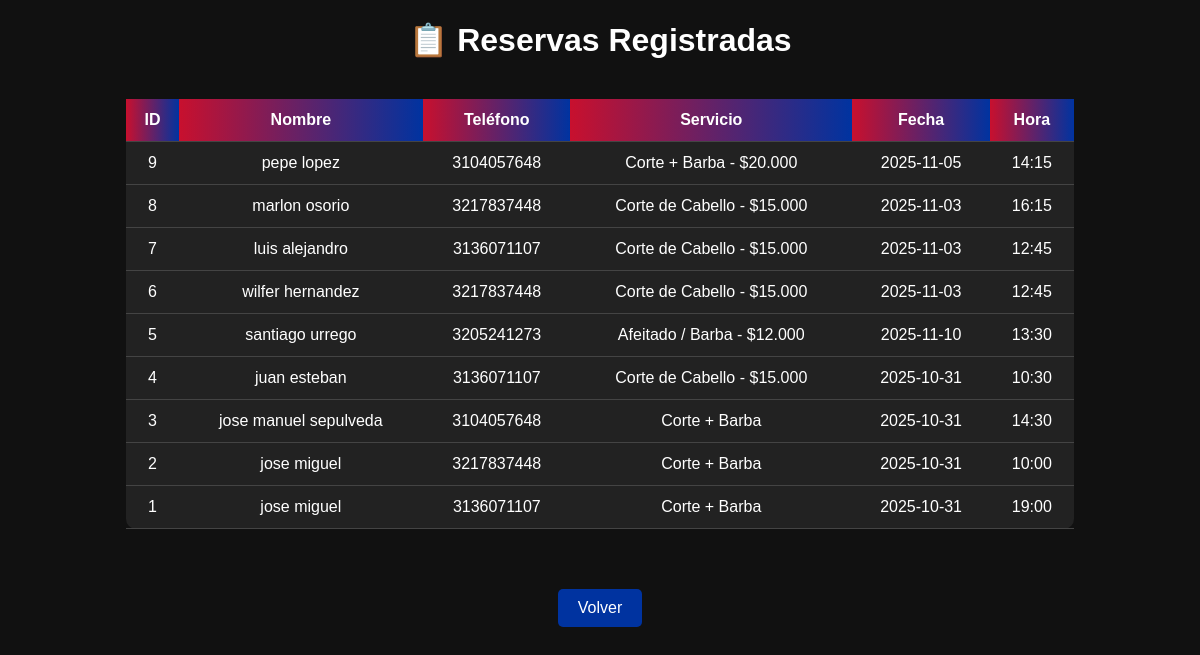
The page /ver_reservas on the database its author committed.
### tables this page shows
CREATE TABLE reservas (
                        id INTEGER PRIMARY KEY AUTOINCREMENT,
                        nombre TEXT NOT NULL,
                        telefono TEXT NOT NULL,
                        servicio TEXT NOT NULL,
                        fecha TEXT NOT NULL,
                        hora TEXT NOT NULL,
                        fecha_creacion TIMESTAMP DEFAULT CURRENT_TIMESTAMP
                    );

### app.py (the view)
@app.route("/ver_reservas")
def ver_reservas():
    conn = get_db_connection()
    cur = conn.cursor()
    cur.execute("SELECT * FROM reservas ORDER BY id DESC")
    reservas = cur.fetchall()
    conn.close()
    return render_template("ver_reservas.html", reservas=reservas)

### app.py (called while the page is built)
def get_db_connection():
    conn = sqlite3.connect("barberia.db")
    conn.row_factory = sqlite3.Row
    return conn

### templates/ver_reservas.html (shortened to what this page needs)
<!DOCTYPE html>
<html lang="es">
<head>
</head>
<body>
    <h1>📋 Reservas Registradas</h1>
    <table>
        <tr>
            <th>ID</th>
            <th>Nombre</th>
            <th>Teléfono</th>
            <th>Servicio</th>
            <th>Fecha</th>
            <th>Hora</th>
        </tr>
        {% for reserva in reservas %}
        <tr>
            <td>{{ reserva['id'] }}</td>
            <td>{{ reserva['nombre'] }}</td>
            <td>{{ reserva['telefono'] }}</td>
            <td>{{ reserva['servicio'] }}</td>
            <td>{{ reserva['fecha'] }}</td>
            <td>{{ reserva['hora'] }}</td>
        </tr>
        {% endfor %}
    </table>
    <a href="/">Volver</a>
</body>
</html>

### templates/ver_reservas.html (style rules this page uses)
body { background: #111; color: #fff; font-family: 'Poppins', sans-serif; text-align: center; }
table { width: 80%; margin: 40px auto; border-collapse: collapse; background: #222; border-radius: 10px; }
th, td { padding: 12px; border-bottom: 1px solid #444; }
th { background: linear-gradient(90deg, #c8102e, #0033a0); }
a { color: #fff; background: #0033a0; padding: 10px 20px; text-decoration: none; border-radius: 5px; display: inline-block; margin-top: 20px; }

### rows shown on the page
reservas: id "9", nombre "pepe lopez", telefono "3104057648", servicio "Corte + Barba - $20.000", fecha "2025-11-05", hora "14:15"
reservas: id "8", nombre "marlon osorio", telefono "3217837448", servicio "Corte de Cabello - $15.000", fecha "2025-11-03", hora "16:15"
reservas: id "7", nombre "luis alejandro", telefono "3136071107", servicio "Corte de Cabello - $15.000", fecha "2025-11-03", hora "12:45"
reservas: id "6", nombre "wilfer hernandez", telefono "3217837448", servicio "Corte de Cabello - $15.000", fecha "2025-11-03", hora "12:45"
reservas: id "5", nombre "santiago urrego", telefono "3205241273", servicio "Afeitado / Barba - $12.000", fecha "2025-11-10", hora "13:30"
reservas: id "4", nombre "juan esteban", telefono "3136071107", servicio "Corte de Cabello - $15.000", fecha "2025-10-31", hora "10:30"
reservas: id "3", nombre "jose manuel sepulveda", telefono "3104057648", servicio "Corte + Barba", fecha "2025-10-31", hora "14:30"
reservas: id "2", nombre "jose miguel", telefono "3217837448", servicio "Corte + Barba", fecha "2025-10-31", hora "10:00"
reservas: id "1", nombre "jose miguel", telefono "3136071107", servicio "Corte + Barba", fecha "2025-10-31", hora "19:00"
